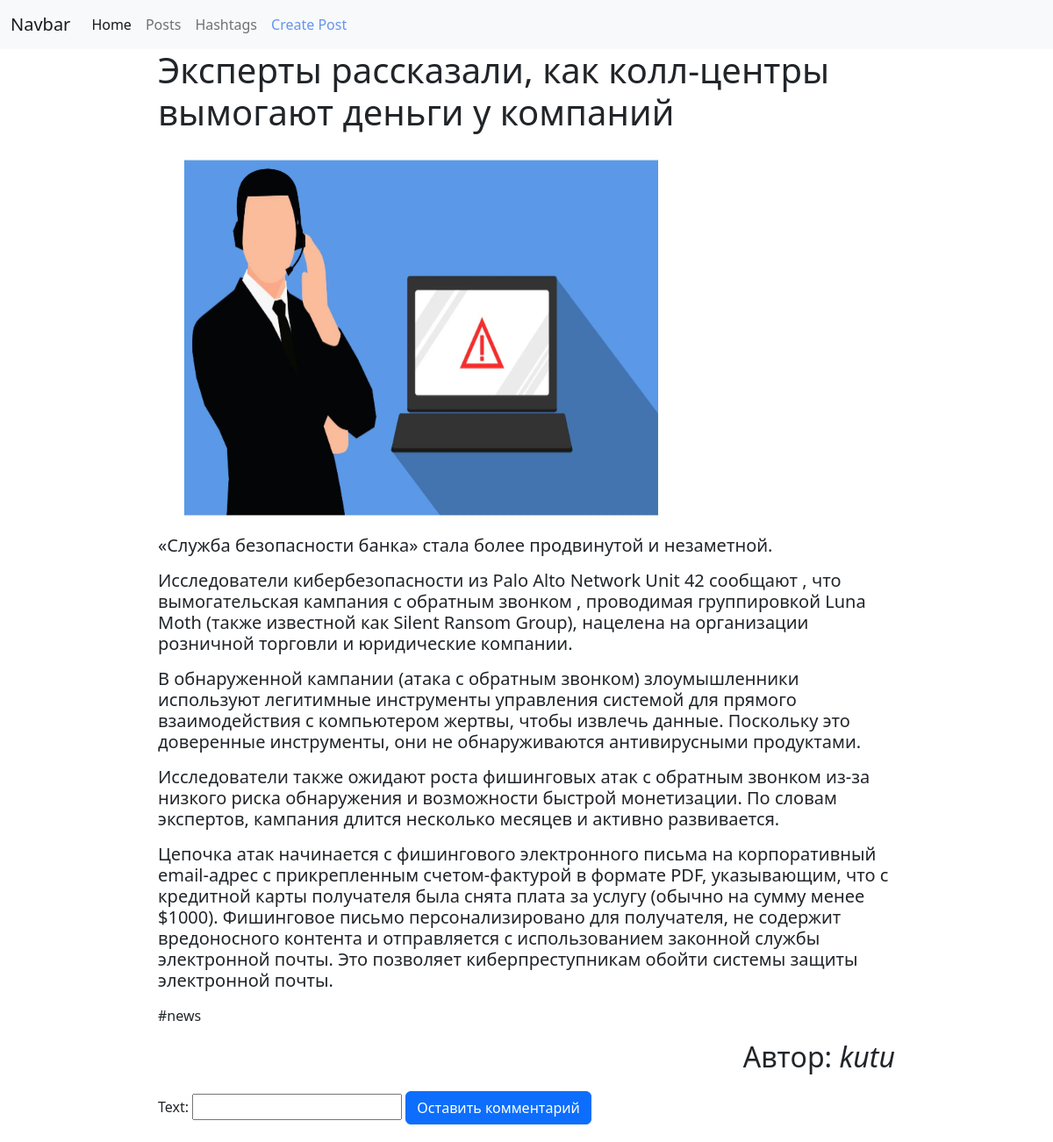
Page /posts/2/ on the committed database.
### posts/models.py (models this page shows, shortened)
class Post(models.Model):
    author = models.ForeignKey(User, on_delete=models.CASCADE, null=True)
    image = models.ImageField()
    title = models.CharField(max_length=255)
    description = models.TextField()
    hashtags = models.ManyToManyField(Hashtag)

class Hashtag(models.Model):
    title = models.CharField(max_length=100)

### posts/views.py (the view, shortened to what this page needs)
# urls.py: path('posts/<int:id>/', detail_post_view),
def detail_post_view(requests, id):
    if requests.method == 'GET':
        post = Post.objects.get(id=id)
        comments = Comment.objects.filter(post_id=id)
        data = {
            'post': post,
            'hashtags': post.hashtags.all(),
            'comments': comments,
            'form': CommentCreateForm
        }
        return render(requests, 'posts/detail.html', context=data)

### templates/posts/detail.html (shortened to what this page needs)
{% extends 'layouts/main.html' %}
{% block content %}
    <div class="post">
        <div class="info">
            <div style="display: flex; justify-content: space-between">
                <h1>{{ post.title }}</h1>
            </div>
            <div class="img">
                <img src="/media/{{ post.image }}/" width="600" height="450" style="text-align: center">
            </div>
            <h5>{{ post.description|linebreaks }}</h5>
            <div class="hashtags">
                {% for hashtag in hashtags %}
                    <p>{{ hashtag.title }}</p>
                {% endfor %}
                <h2 style="text-align: right">Автор: <i>{{ post.author.username }}</i></h2>
            </div>
        </div>
    </div>
    <div class="create_comment">
        <form action="/posts/{{ post.id }}/" method="post">
            {{ form }}
            <input type="submit" class="btn btn-primary" value="Оставить комментарий">
        </form>
    </div>
{% endblock %}

### templates/posts/detail.html (style rules this page uses)
.post { width: 70%; margin-left: 15%; }
.create_comment { width: 70%; margin-left: 15%; margin-top: 20px; margin-bottom: 20px; }

### rows in the picture
Post: title "Эксперты рассказали, как колл-центры вымогают деньги у компаний", image (picture), description "«Служба безопасности банка» стала более продвинутой и незаметной. Исследователи кибербезопасности из Palo Alto Network Unit 42 сообщают , что вымогательская кампания с обратным звонком , проводимая группировкой Luna Moth (также известной как Silent Ransom Group), нацелена на организации розничной торговли и юридические компании. В обнаруженной кампании (атака с обратным звонком) злоумышленники используют легитимные инструменты управления системой для прямого взаимодействия с компьютером жертвы, чтобы извлечь данные. Поскольку это доверенные инструменты, они не обнаруживаются антивирусными продуктами. Исследователи также ожидают роста фишинговых атак с обратным звонком из-за низкого риска…", author.username "kutu"
Hashtag: title "#news"
